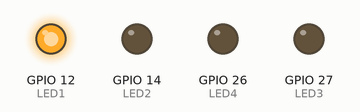
Bench run of a sketch on a simulated ESP32. On the bench: output pins drawn as LEDs (lit = HIGH).

Above: at 0.15 s.
At 0.75 s:
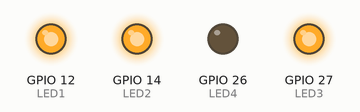
At 1.05 s:
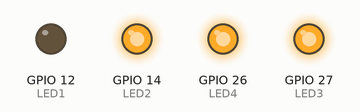
At 1.35 s:
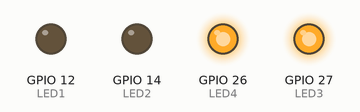
At 2.35 s:
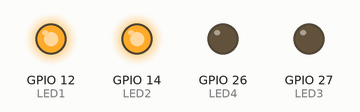
At 3.55 s:
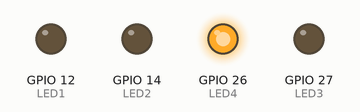
Timing chart, 0 to 4.4 s (numbered marks = the images above):
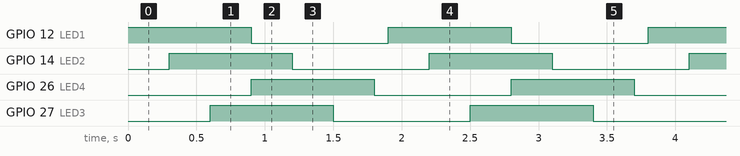

The sketch:

lesson-4-4led.ino
```cpp
#define LED1 12
#define LED2 14
#define LED3 27
#define LED4 26

void setup() {
  // put your setup code here, to run once:
  pinMode(LED1, OUTPUT);
  pinMode(LED2, OUTPUT);
  pinMode(LED3, OUTPUT);
  pinMode(LED4, OUTPUT);
}

void loop() {
  // put your main code here, to run repeatedly:
  digitalWrite(LED1, HIGH);
  delay(300);
  digitalWrite(LED2, HIGH);
  delay(300);
  digitalWrite(LED3, HIGH);
  delay(300);
  digitalWrite(LED1, LOW);
  digitalWrite(LED4, HIGH);
  delay(300);
  digitalWrite(LED2, LOW);
  delay(300);
  digitalWrite(LED3, LOW);
  delay(300);
  digitalWrite(LED4, LOW);
  delay(100);
}
```

Measured:
- by itself, GPIO 12 (LED1), GPIO 14 (LED2), GPIO 26 (LED4), GPIO 27 (LED3): alternates HIGH for 0.90 s and LOW for 1.0 s
- by itself, everything shown: repeats every 1.9 s, in 7 steps
